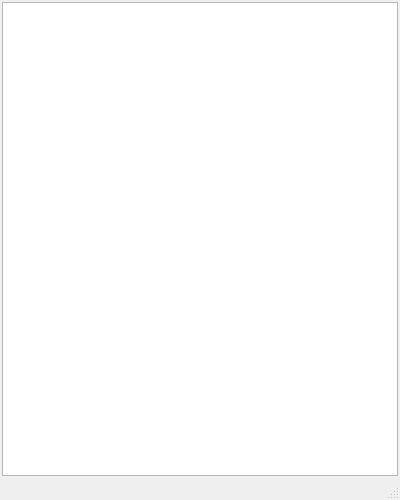
<?xml version="1.0" encoding="UTF-8"?>
<ui version="4.0">
 <class>MainWindow</class>
 <widget class="QMainWindow" name="MainWindow">
  <property name="geometry">
   <rect>
    <x>0</x>
    <y>0</y>
    <width>400</width>
    <height>500</height>
   </rect>
  </property>
  <property name="windowTitle">
   <string>MainWindow</string>
  </property>
  <widget class="QWidget" name="centralwidget">
   <layout class="QVBoxLayout" name="verticalLayout">
    <property name="spacing">
     <number>2</number>
    </property>
    <property name="leftMargin">
     <number>2</number>
    </property>
    <property name="topMargin">
     <number>2</number>
    </property>
    <property name="rightMargin">
     <number>2</number>
    </property>
    <property name="bottomMargin">
     <number>2</number>
    </property>
    <item>
     <widget class="QTableView" name="tableView">
      <property name="alternatingRowColors">
       <bool>true</bool>
      </property>
      <property name="selectionMode">
       <enum>QAbstractItemView::ExtendedSelection</enum>
      </property>
      <property name="selectionBehavior">
       <enum>QAbstractItemView::SelectItems</enum>
      </property>
     </widget>
    </item>
   </layout>
  </widget>
  <widget class="QMenuBar" name="menubar">
   <property name="geometry">
    <rect>
     <x>0</x>
     <y>0</y>
     <width>400</width>
     <height>21</height>
    </rect>
   </property>
  </widget>
  <widget class="QStatusBar" name="statusbar"/>
 </widget>
 <resources/>
 <connections/>
</ui>
